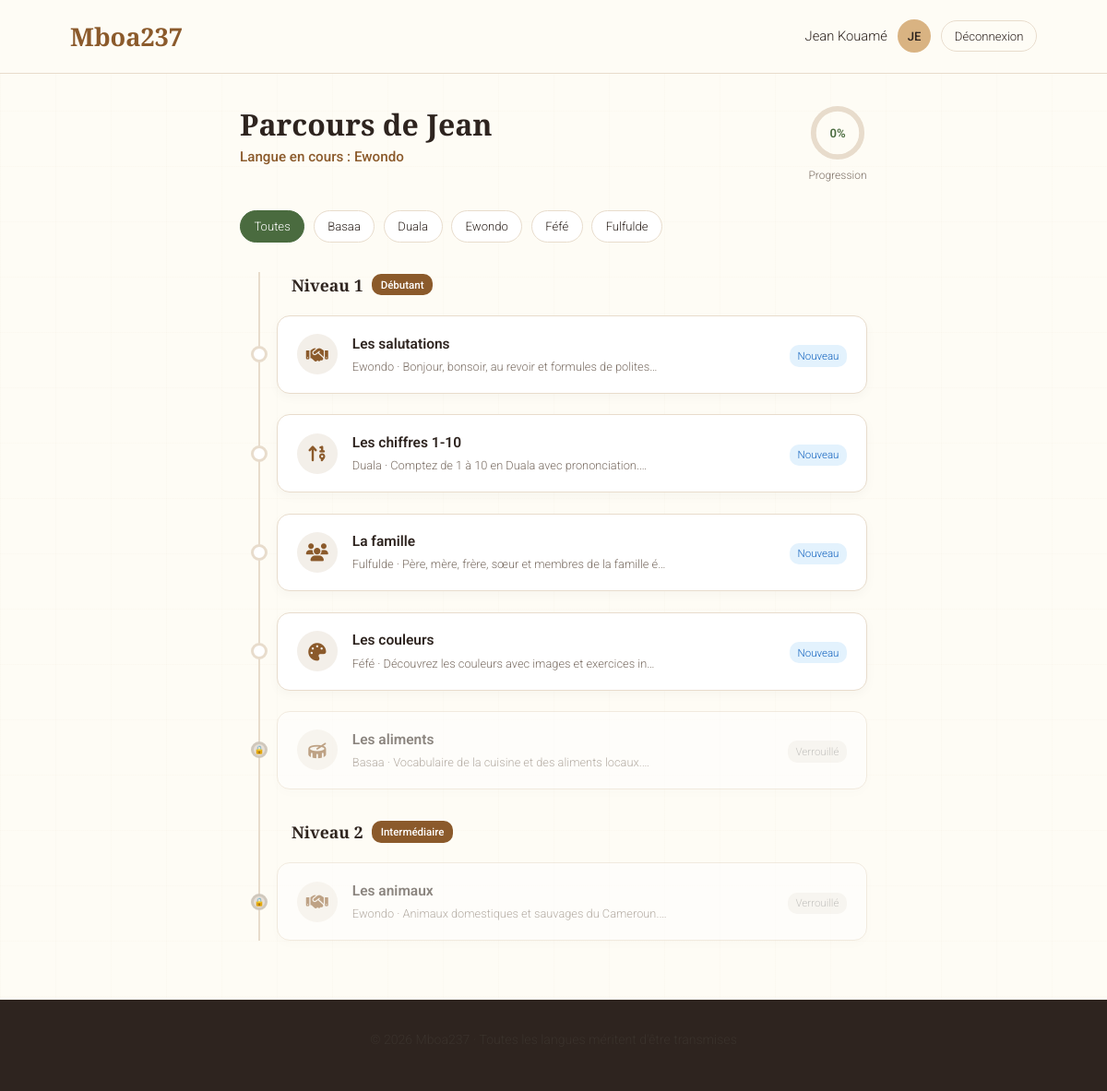
/apprenant/carte-sentier.php?langue=all (signed in), run on the app's committed database.
### tables this page shows
CREATE TABLE IF NOT EXISTS cours (
    id           INT AUTO_INCREMENT PRIMARY KEY,
    titre        VARCHAR(200) NOT NULL,
    langue       VARCHAR(80)  NOT NULL,
    niveau       TINYINT      DEFAULT 1,
    description  TEXT,
    statut       ENUM('brouillon','en_attente','publie') DEFAULT 'publie',
    createur_id  INT          NULL,
    verrouille   TINYINT      DEFAULT 0,
    created_at   TIMESTAMP    DEFAULT CURRENT_TIMESTAMP,
    FOREIGN KEY (createur_id) REFERENCES utilisateurs(id) ON DELETE SET NULL,
    INDEX idx_statut (statut),
    INDEX idx_langue (langue)
);

### config/session.php (called while the page is built, shortened)
<?php
function currentUser(): ?array {
    return $_SESSION['user'] ?? null;
}
function e(string $str): string {
    return htmlspecialchars($str, ENT_QUOTES, 'UTF-8');
}

### includes/functions.php (called while the page is built, shortened)
<?php
function getCoursWithProgression(int $userId, ?string $langue = null): array {
    $pdo  = getPDO();
    $sql  = '
        SELECT c.*, COALESCE(p.progression, 0) AS progression
        FROM cours c
        LEFT JOIN progressions p ON p.cours_id = c.id AND p.user_id = ?
        WHERE c.statut = ?';
    $args = [$userId, 'publie'];
    $sql .= ' ORDER BY c.niveau ASC, c.id ASC';
    $stmt = $pdo->prepare($sql);
    $stmt->execute($args);
    return $stmt->fetchAll();
}
function getProgressionGlobale(int $userId): array {
    $pdo  = getPDO();
    $stmt = $pdo->prepare("
        SELECT COUNT(c.id) AS total,
               COUNT(p.id) AS avec_prog,
               COALESCE(AVG(p.progression), 0) AS moy,
               SUM(CASE WHEN p.progression = 100 THEN 1 ELSE 0 END) AS terminees
        FROM cours c
        LEFT JOIN progressions p ON p.cours_id = c.id AND p.user_id = ?
        WHERE c.statut = 'publie'
    ");
    $stmt->execute([$userId]);
    $row = $stmt->fetch();
    return [
        'total'     => (int)$row['total'],
        'terminees' => (int)$row['terminees'],
        'moyenne'   => (int)round($row['moy']),
    ];
}

### apprenant/carte-sentier.php (the view, shortened to what this page needs)
<?php
require_once __DIR__ . '/../config/session.php';
require_once __DIR__ . '/../includes/functions.php';
$user  = currentUser();
$langue = $_GET['langue'] ?? $user['langue'] ?? null;
$cours  = getCoursWithProgression($user['id'], ($langue && $langue !== 'all') ? $langue : null);
$prog   = getProgressionGlobale($user['id']);
$pdo   = getPDO();
$langues = $pdo->query("SELECT DISTINCT langue FROM cours WHERE statut='publie' ORDER BY langue")
               ->fetchAll(PDO::FETCH_COLUMN);
$extraCss  = 'carte-sentier.css';
include __DIR__ . '/../includes/header.php';
?>
<div class="container page-body">
    <div class="parcours-header">
        <div class="parcours-info">
            <h1>Parcours de <?= e(explode(' ', $user['nom'])[0]) ?></h1>
            <p class="parcours-langue">Langue en cours : <strong><?= e($user['langue']) ?></strong></p>
        </div>
        <div class="parcours-global">
            <div class="global-cercle">
                <svg viewBox="0 0 44 44" class="progress-ring">
                    <circle cx="22" cy="22" r="18" class="ring-bg"/>
                    <circle cx="22" cy="22" r="18" class="ring-fill"
                            style="stroke-dashoffset:<?= 113 - (113 * $prog['moyenne'] / 100) ?>"/>
                </svg>
                <span class="global-pct"><?= $prog['moyenne'] ?>%</span>
            </div>
            <span class="global-lbl">Progression</span>
        </div>
    </div>
    <div class="filtres">
        <a href="carte-sentier.php?langue=all"
           class="filtre-btn <?= (!$langue || $langue==='all') ? 'active':'' ?>">Toutes</a>
        <?php foreach ($langues as $l): ?>
        <a href="carte-sentier.php?langue=<?= urlencode($l) ?>"
           class="filtre-btn <?= $langue===$l ? 'active':'' ?>"><?= e($l) ?></a>
        <?php endforeach; ?>
    </div>
    <div class="sentier">
        <?php
        $niveaux = [];
        foreach ($cours as $c) {
            $n = $c['niveau'] ?? 1;
            $niveaux[$n][] = $c;
        }
        ksort($niveaux);
        $icons = ['fas fa-handshake','fas fa-sort-numeric-up','fas fa-users','fas fa-palette',
                  'fas fa-drum','fas fa-leaf','fas fa-scroll','fas fa-star'];
        $niveauxLabels = [1=>'Débutant',2=>'Intermédiaire',3=>'Avancé'];
        foreach ($niveaux as $niv => $lecons):
        ?>
        <div class="niveau-groupe">
            <div class="niveau-titre">
                Niveau <?= (int)$niv ?>
                <span class="niveau-badge"><?= e($niveauxLabels[$niv] ?? 'Niveau '.$niv) ?></span>
            </div>
            <?php foreach ($lecons as $i => $c):
                $pct    = (int)$c['progression'];
                $locked = (bool)$c['verrouille'];
                $etat   = $locked ? 'verrouille' : ($pct===100 ? 'termine' : ($pct>0 ? 'en-cours' : 'a-faire'));
                $icon   = $icons[$i % count($icons)];
                $statutLabel = $locked ? 'Verrouillé' : ($pct===100 ? 'Terminé' : ($pct>0 ? 'En cours' : 'Nouveau'));
                $statutClass = $locked ? 'statut-verrouille' : ($pct===100 ? 'statut-termine' : ($pct>0 ? 'statut-encours' : 'statut-nouveau'));
                $pointIcon   = $pct===100 ? '✓' : ($pct>0 ? '▶' : ($locked ? '🔒' : ''));
            ?>
            <div class="noeud <?= e($etat) ?>">
                <div class="noeud-point"><?= $pointIcon ?></div>
                <?php if ($locked): ?>
                <div class="noeud-card locked"
                     onclick="showToast('Terminez les leçons précédentes d\'abord.','info')"
                     style="cursor:not-allowed;">
                <?php else: ?>
                <a href="lecon.php?id=<?= (int)$c['id'] ?>" class="noeud-card">
                <?php endif; ?>
                    <div class="noeud-icone"><i class="<?= e($icon) ?>"></i></div>
                    <div class="noeud-texte">
                        <div class="noeud-titre"><?= e($c['titre']) ?></div>
                        <div class="noeud-meta">
                            <?= e($c['langue']) ?> ·
                            <?= e(mb_substr($c['description'] ?? '', 0, 50)) ?>…
                        </div>
                    </div>
                    <div class="noeud-droite">
                        <span class="noeud-statut <?= e($statutClass) ?>"><?= e($statutLabel) ?></span>
                    </div>
                <?php if ($locked): ?></div><?php else: ?></a><?php endif; ?>
            </div>
            <?php endforeach; ?>
        </div>
        <?php endforeach; ?>
    </div>
</div>
<?php include __DIR__ . '/../includes/footer.php'; ?>

### includes/header.php (shortened to what this page needs)
<?php
$R = rtrim(BASE_URL, '/') . '/';
$bodyClass = $bodyClass ?? '';
$user      = currentUser();
?>
<!DOCTYPE html>
<html lang="fr">
<head>
    <link rel="stylesheet" href="https://cdnjs.cloudflare.com/ajax/libs/font-awesome/6.4.0/css/all.min.css">
    <link rel="stylesheet" href="<?= $R ?>assets/css/style.css">
    <?php if (!empty($extraCss)): ?>
        <link rel="stylesheet" href="<?= $R ?>assets/css/<?= e($extraCss) ?>">
    <?php endif; ?>
</head>
<body class="<?= e($bodyClass) ?>">
<?php if (!empty($user)): ?>
<header class="app-header">
    <div class="container header-inner">
        <a href="<?= $R ?>index.php" class="logo">
            Mboa237
        </a>
        <div class="user-badge">
            <span class="user-name-display"><?= e($user['nom']) ?></span>
            <div class="user-avatar"><?= e(mb_strtoupper(mb_substr($user['nom'], 0, 2))) ?></div>
            <a href="<?= $R ?>deconnexion.php" class="btn-logout">Déconnexion</a>
        </div>
    </div>
</header>
<?php endif; ?>

### includes/footer.php (shortened to what this page needs)
<footer class="app-footer">
    <div class="container">
        <p>&copy; <?= date('Y') ?> Mboa237 &middot; Toutes les langues méritent d'être transmises</p>
    </div>
</footer>
</body>
</html>

### assets/css/style.css (style rules this page uses)
:root { --fond: #fefcf5; --texte: #2e241f; --primaire: #8b5a2b; --secondaire: #4a6b3f; --accent: #d9b382; --bordure: #e8dccc; --carte: #ffffff; --ombre: 0 8px 24px rgba(0,0,0,.04); --radius: 12px; --tr: all 0.2s ease; }
*, *::before, *::after { margin:0; padding:0; box-sizing:border-box; }
html { scroll-behavior: smooth; }
body { background-color: var(--fond); color: var(--texte); font-family: 'Roboto', sans-serif; font-weight: 300; line-height: 1.6; min-height: 100vh; background-image: linear-gradient(rgba(200,180,150,.03) 1px, transparent 1px), linear-gradient(90deg, rgba(200,180,150,.03) 1px, transparent 1px); background-size: 60px 60px; }
h1, h2, h3 { font-family: 'Playfair Display', serif; font-weight: 600; line-height: 1.2; color: var(--texte); }
h1 { font-size: clamp(1.8rem, 5vw, 3rem); }
a { text-decoration: none; color: inherit; transition: var(--tr); }
p { color: #3a322c; margin-bottom: .8rem; }
strong { font-weight: 500; }
.container { width: 90%; max-width: 1280px; margin: 0 auto; padding: 0 1rem; }
.app-header { padding: 1.1rem 0; border-bottom: 1px solid var(--bordure); background: rgba(254,252,245,.9); backdrop-filter: blur(6px); position: sticky; top: 0; z-index: 100; }
.header-inner { display: flex; align-items: center; justify-content: space-between; gap: 1rem; flex-wrap: wrap; }
.logo { font-family: 'Playfair Display', serif; font-size: 1.7rem; font-weight: 700; color: var(--primaire); }
.user-badge { display: flex; align-items: center; gap: .7rem; }
.user-name-display { font-size: .92rem; }
.user-avatar { width: 36px; height: 36px; border-radius: 50%; background: var(--accent); display: flex; align-items: center; justify-content: center; font-weight: 500; font-size: .82rem; color: var(--texte); flex-shrink: 0; }
.btn-logout { background: none; border: 1px solid var(--bordure); padding: .35rem .85rem; border-radius: 20px; font-size: .82rem; cursor: pointer; color: var(--texte); font-family: 'Roboto', sans-serif; transition: var(--tr); text-decoration: none; display: inline-block; }
.app-footer { padding: 2rem 0; background: var(--texte); color: #e0d6cc; text-align: center; font-size: .88rem; margin-top: auto; }

### data on the page
cours: titre "Les salutations", langue "Ewondo", description "Bonjour, bonsoir, au revoir et formules de polites", statutLabel "Nouveau"
cours: titre "Les chiffres 1-10", langue "Duala", description "Comptez de 1 à 10 en Duala avec prononciation.", statutLabel "Nouveau"
cours: titre "La famille", langue "Fulfulde", description "Père, mère, frère, sœur et membres de la famille é", statutLabel "Nouveau"
cours: titre "Les couleurs", langue "Féfé", description "Découvrez les couleurs avec images et exercices in", statutLabel "Nouveau"
cours: pointIcon "🔒", titre "Les aliments", langue "Basaa", description "Vocabulaire de la cuisine et des aliments locaux.", verrouille "Verrouillé"
cours: pointIcon "🔒", titre "Les animaux", langue "Ewondo", description "Animaux domestiques et sauvages du Cameroun.", verrouille "Verrouillé"

### other printed values
$user['nom'] "Jean Kouamé"
mb_strtoupper(mb_substr($user['nom'], 0, 2)) "JE"
explode(' ', $user['nom'])[0] "Jean"
$user['langue'] "Ewondo"
$prog['moyenne'] "0"
$l "Basaa"
$l "Duala"
$l "Ewondo"
$l "Féfé"
$l "Fulfulde"
$niv "1"
$niveauxLabels[$niv] "Débutant"
$niv "2"
$niveauxLabels[$niv] "Intermédiaire"
